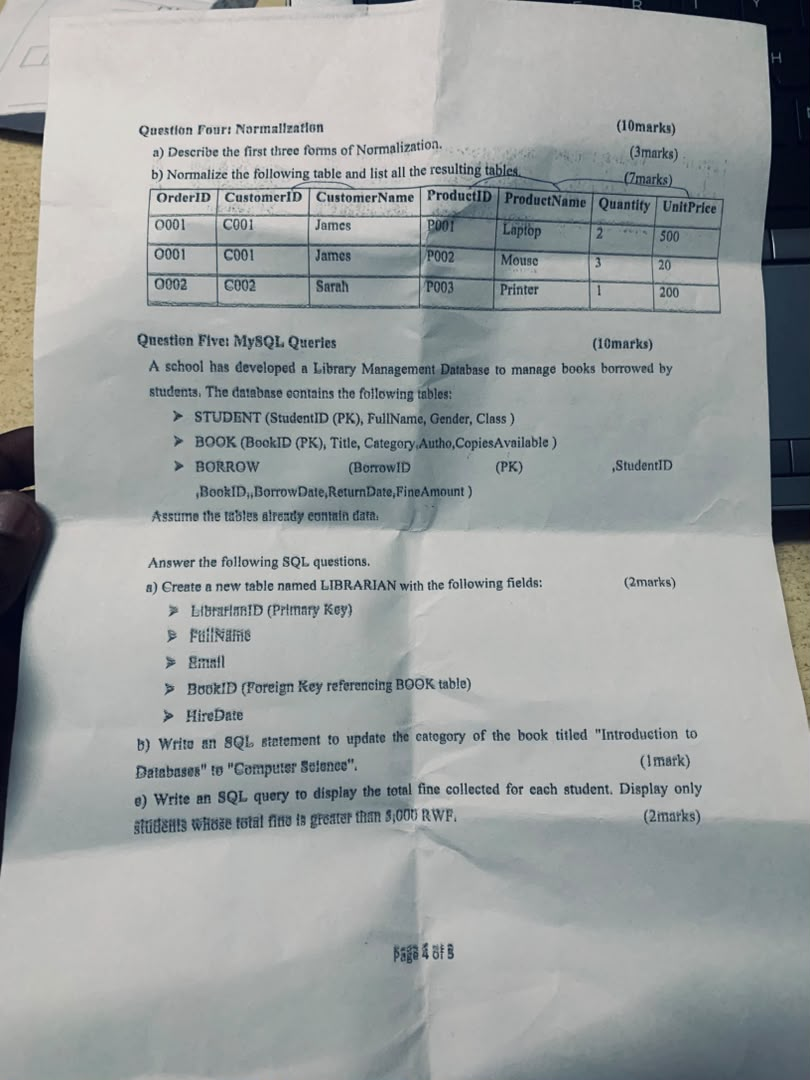
#> input picture input.jpg, 810 x 1080 px; its folder holds only this picture in this run
$ python -i opencv_document_scanner.py   (imports and definitions only)   (older library calls are emulated)
#> lines starting #> are read from the running program, lines starting #| are printed output that depends on the picture; after the words box and inside, x2 and y2 are one past the last pixel; in counts of white or black regions, pixels touching at a corner belong together
### app/imaging.py
"""Document image preprocessing that runs *before* the OCR pipeline.

Covers the preprocessing the product spec asks for:
  * orientation correction (EXIF + coarse 90-degree detection)
    * optional perspective correction (disabled for the scanner path)
  * deskewing (residual small-angle rotation)
  * noise reduction
  * contrast / illumination correction

Design notes
------------
* OpenCV is imported lazily. If it is missing, every step degrades to a no-op
    and the original image is passed through.
* Preprocessing is intentionally *conservative*. Over-aggressive
    binarisation/denoising can hurt page quality. Each step is individually switchable via :class:`PreprocessOptions`
  and bails out rather than guessing when its own confidence is low.
* Every step is a pure function on a numpy array so they can be reordered or
  tested individually.
"""

from __future__ import annotations

import io
from dataclasses import dataclass, field
from typing import Any

import numpy as np
from PIL import Image, ImageOps

from .logging_config import get_logger

log = get_logger(__name__)

_cv2: Any = None
_cv2_checked = False


def _get_cv2() -> Any | None:
    """Import OpenCV once; return None (and warn once) when unavailable."""
    global _cv2, _cv2_checked
    if _cv2_checked:
        return _cv2
    _cv2_checked = True
    try:
        import cv2  # type: ignore[import-not-found]

        _cv2 = cv2
    except Exception as exc:  # pragma: no cover
        log.warning(
            "OpenCV unavailable (%s) -- image preprocessing will be skipped.", exc
        )
        _cv2 = None
    return _cv2


@dataclass
class PreprocessOptions:
    orientation: bool = True
    perspective: bool = True
    deskew: bool = True
    denoise: bool = True
    illumination: bool = True
    # Skew below this many degrees is left alone (rotating costs sharpness).
    min_deskew_degrees: float = 0.35
    max_deskew_degrees: float = 15.0
    # The page quad must cover at least this fraction of the frame to be
    # trusted as a document boundary. A page photographed with margins can be
    # smaller than a third of the camera frame.
    min_quad_area_ratio: float = 0.20


@dataclass
class PreprocessResult:
    image: np.ndarray
    applied: list[str] = field(default_factory=list)
    rotation_applied: float = 0.0
    warnings: list[str] = field(default_factory=list)


# ---------------------------------------------------------------------------
# Loading / encoding
# ---------------------------------------------------------------------------
# [14 lines left out: function load_rgb_array, not called in this run]


def to_pil(array: np.ndarray) -> Image.Image:
    return Image.fromarray(np.ascontiguousarray(array), mode="RGB")


# [42 lines left out: functions encode_png, encode_jpeg, correct_orientation, not called in this run]


def _order_quad(points: np.ndarray) -> np.ndarray:
    """Order 4 points as top-left, top-right, bottom-right, bottom-left."""
    ordered = np.zeros((4, 2), dtype=np.float32)
    summed = points.sum(axis=1)
    diff = np.diff(points, axis=1).ravel()
    ordered[0] = points[np.argmin(summed)]  # top-left
    ordered[2] = points[np.argmax(summed)]  # bottom-right
    ordered[1] = points[np.argmin(diff)]  # top-right
    ordered[3] = points[np.argmax(diff)]  # bottom-left
    return ordered


def correct_perspective(
    image: np.ndarray, options: PreprocessOptions
) -> tuple[np.ndarray, bool]:
    """Find the page quadrilateral and warp it to a clean rectangle.

    Camera images often have both a strong page shadow and textured edges, so
    a single Canny contour is not reliable enough. Candidates are collected
    from several edge/threshold masks and the best convex quadrilateral is
    selected by area and rectangularity.
    """
    cv2 = _get_cv2()
    if cv2 is None:
        return image, False

    height, width = image.shape[:2]
    frame_area = float(height * width)

    gray = cv2.cvtColor(image, cv2.COLOR_RGB2GRAY)
    blurred = cv2.GaussianBlur(gray, (5, 5), 0)
    masks = []
    for low, high, kernel_size in ((25, 90, 3), (40, 140, 5), (70, 210, 7)):
        edges = cv2.Canny(blurred, low, high)
        kernel = cv2.getStructuringElement(
            cv2.MORPH_RECT, (kernel_size * 3, kernel_size * 3)
        )
        masks.append(cv2.morphologyEx(edges, cv2.MORPH_CLOSE, kernel))
#> this loop made 3 passes
#> pass 1, in correct_perspective, `edges = cv2.Canny(blurred, low, high)`:
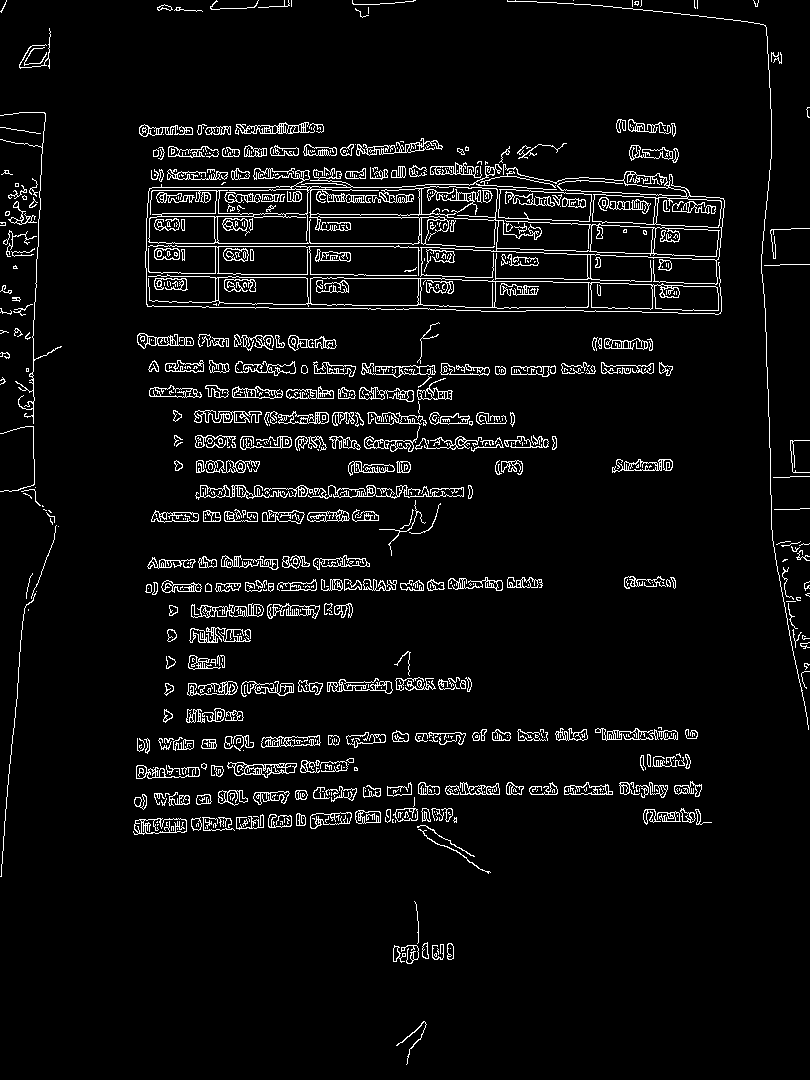
#> edges: shape (1080, 810); 5.3% white in thin lines or dots
#> after the loop, masks = 3 items
    # A light paper sheet against a darker surface is easier to recover from
    # a threshold mask when its boundary is softened by a shadow.
    for threshold in (140, 170, 200, 225):
        bright = cv2.threshold(blurred, threshold, 255, cv2.THRESH_BINARY)[1]
        masks.append(
            cv2.morphologyEx(
                bright,
                cv2.MORPH_CLOSE,
                cv2.getStructuringElement(cv2.MORPH_RECT, (11, 11)),
            )
        )
#> this loop made 4 passes
#> pass 1, in correct_perspective, `bright = cv2.threshold(blurred, threshold, 255, cv2.THRESH_BINARY)[1]`:
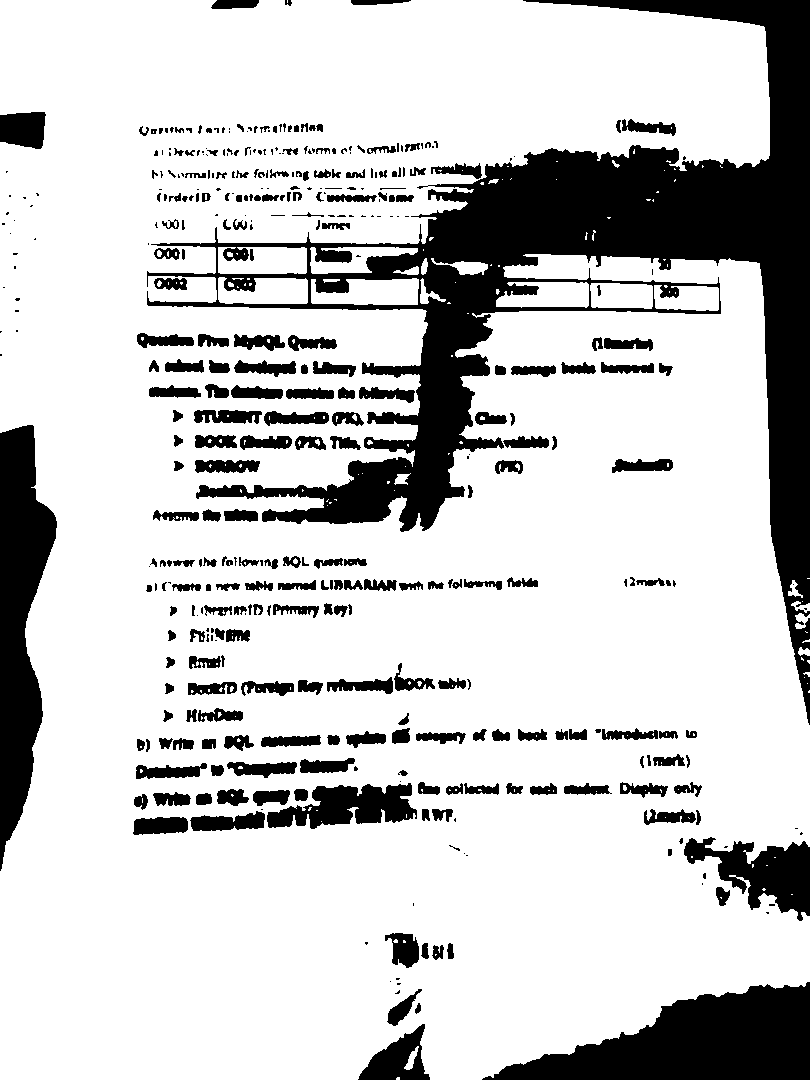
#> bright: shape (1080, 810); 79.3% white; 404 black regions (149 under 20 px), largest, box (x1, y1, x2, y2) and area: (147, 0, 810, 725) 91940, (482, 982, 810, 1080) 18400, (0, 425, 57, 871) 14791
#> pass 3, in correct_perspective, `bright = cv2.threshold(blurred, threshold, 255, cv2.THRESH_BINARY)[1]`:
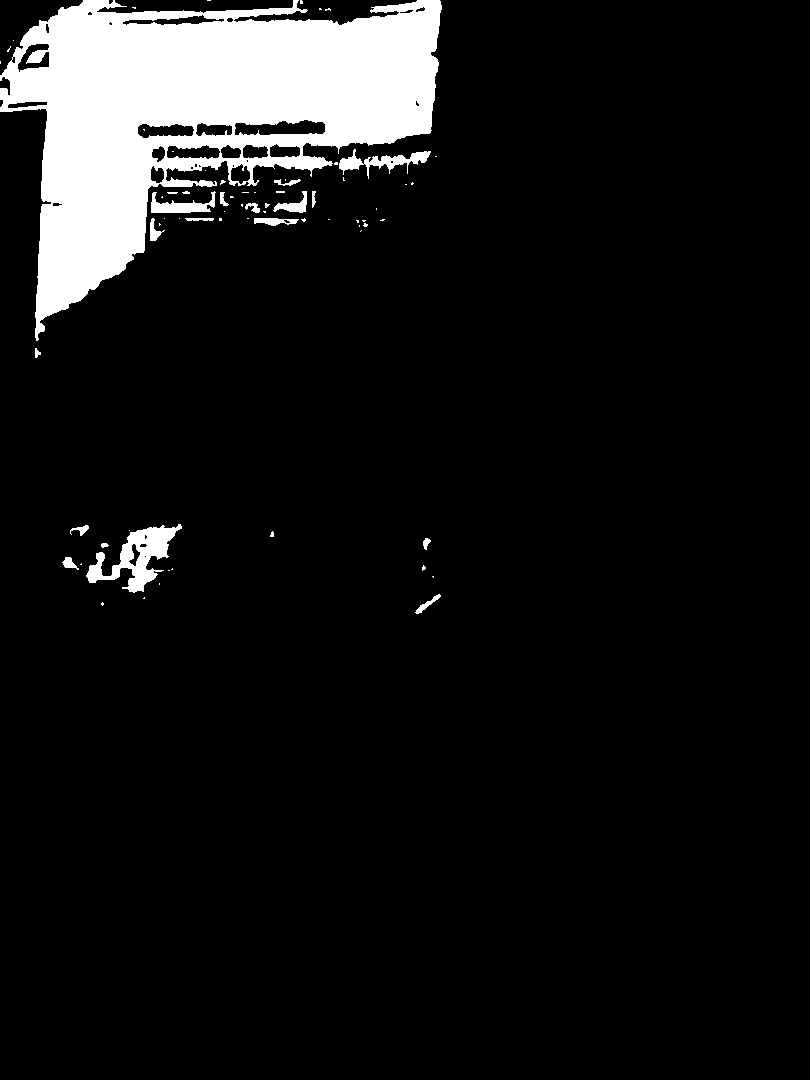
#> bright: shape (1080, 810); 8.7% white; 71 white regions (52 under 20 px), largest, box (x1, y1, x2, y2) and area: (0, 0, 442, 341) 70319, (86, 524, 182, 593) 2487, (339, 149, 431, 179) 884
#> after the loop, masks = 7 items

    # Paper is usually brighter and less saturated than wood, fabric, or a
    # desk. This mask recovers boundaries that Canny loses in soft shadows.
    hsv = cv2.cvtColor(image, cv2.COLOR_RGB2HSV)
#> hsv: shape (1080, 810, 3); mean H, S, V 67.9, 19.6, 163.1
    paper = cv2.inRange(hsv, np.array([0, 0, 125]), np.array([180, 115, 255]))
#> paper: shape (1080, 810); 88.6% white; 1230 black regions (581 under 20 px), largest, box (x1, y1, x2, y2) and area: (517, 0, 810, 584) 26300, (0, 426, 56, 874) 13059, (551, 1012, 810, 1080) 10923
    paper = cv2.morphologyEx(
        paper,
        cv2.MORPH_CLOSE,
        cv2.getStructuringElement(cv2.MORPH_RECT, (25, 25)),
    )
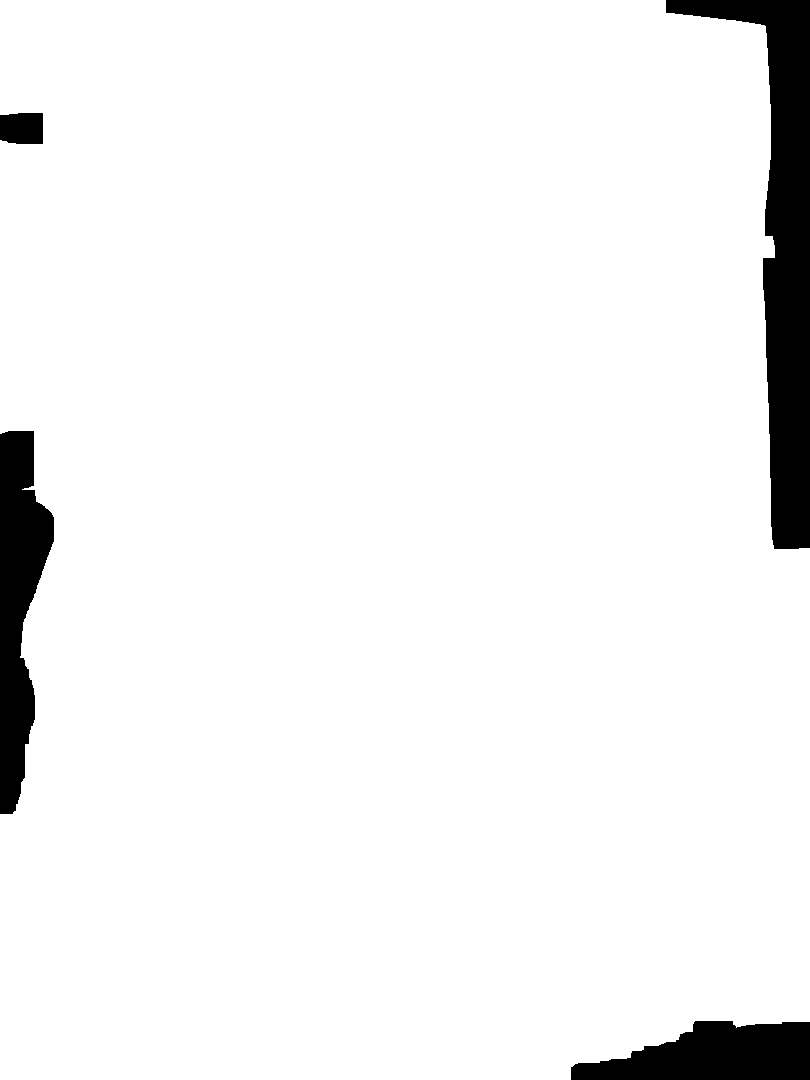
#> paper: shape (1080, 810); 94.4% white; 4 black regions
    masks.append(paper)

    contours: list[np.ndarray] = []
    for mask in masks:
        found, _ = cv2.findContours(mask, cv2.RETR_EXTERNAL, cv2.CHAIN_APPROX_SIMPLE)
        contours.extend(found)
#> this loop made 8 passes
#> after the loop, contours = 142 contours, 49 with area under 20; largest, box (x1, y1, x2, y2) and area: (0, 0, 810, 1080) 824228, (0, 0, 810, 1080) 773562, (0, 510, 810, 1080) 263226, (0, 0, 712, 438) 158932, (139, 119, 725, 315) 91568
#> (the rest of the program and of its run is left out)
